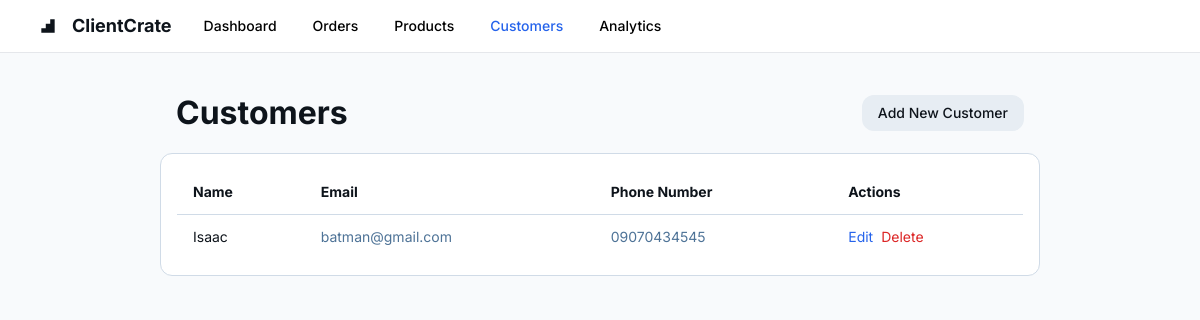
The page /customers/ (signed in) on the database its author committed.
### core/models.py (models this page shows, shortened)
class Customer(models.Model):
    user = models.ForeignKey(User, on_delete=models.CASCADE)
    name = models.CharField(max_length=255)
    phone = models.CharField(max_length=20)
    email = models.EmailField(blank=True, null=True)

### core/views.py (the view)
# urls.py: path('customers/', views.customer_list, name='customer_list'),
@login_required(login_url='login')
def customer_list(request):
    customers = Customer.objects.filter(user=request.user).order_by('-id')
    return render(request, 'core/customer_list.html', {'customers': customers})

### core/templates/core/customer_list.html (shortened to what this page needs)
{% load static %}
<!DOCTYPE html>
<html lang="en">
  <head>
    <script src="https://cdn.tailwindcss.com?plugins=forms,container-queries"></script>
  </head>
  <body class="bg-slate-50" style="font-family: Inter, 'Noto Sans', sans-serif;">
    <div class="min-h-screen flex flex-col">
      <header class="flex items-center justify-between border-b px-10 py-3 bg-white">
        <div class="flex items-center gap-8">
          <div class="flex items-center gap-4 text-[#0e141b]">
            <svg class="size-4" viewBox="0 0 48 48" fill="none" xmlns="http://www.w3.org/2000/svg">
              <path d="M44 4H30.6666V17.3334H17.3334V30.6666H4V44H44V4Z" fill="currentColor"></path>
            </svg>
            <h2 class="text-lg font-bold">ClientCrate</h2>
          </div>
          <nav class="flex items-center gap-9 text-sm font-medium">
            <a href="{% url 'dashboard' %}">Dashboard</a>
            <a href="{% url 'order_list' %}">Orders</a>
            <a href="#">Products</a>
            <a href="{% url 'customer_list' %}" class="text-blue-600">Customers</a>
            <a href="#">Analytics</a>
          </nav>
        </div>
      </header>
      <main class="flex-1 px-40 py-5">
        <div class="max-w-[960px] mx-auto">
          <div class="flex justify-between items-center p-4">
            <h1 class="text-[32px] font-bold text-[#0e141b]">Customers</h1>
            <a
              href="{% url 'create_customer' %}"
              class="bg-[#e7edf3] text-[#0e141b] rounded-xl px-4 py-2 text-sm font-medium"
              >Add New Customer</a
            >
          </div>
          <div class="p-4 border border-[#d0dbe7] rounded-xl bg-white overflow-x-auto">
            <table class="w-full">
              <thead class="text-left text-sm font-medium text-[#0e141b]">
                <tr>
                  <th class="px-4 py-3">Name</th>
                  <th class="px-4 py-3">Email</th>
                  <th class="px-4 py-3">Phone Number</th>
                  <th class="px-4 py-3">Actions</th>
                </tr>
              </thead>
              <tbody class="text-sm text-[#4e7397]">
                {% for customer in customers %}
                <tr class="border-t border-[#d0dbe7]">
                  <td class="px-4 py-3 text-[#0e141b]">{{ customer.name }}</td>
                  <td class="px-4 py-3">{{ customer.email }}</td>
                  <td class="px-4 py-3">{{ customer.phone }}</td>
                  <td class="px-4 py-3 flex gap-2">
                    <a href="{% url 'edit_customer' customer.id %}" class="text-blue-600 hover:underline">Edit</a>
                    <form method="post" action="{% url 'delete_customer' customer.id %}" onsubmit="return confirm('Are you sure?')">
                      <button type="submit" class="text-red-600 hover:underline">Delete</button>
                    </form>
                  </td>
                </tr>
                {% empty %}
                <tr>
                  <td colspan="4" class="text-center px-4 py-6 text-gray-400">No customers found.</td>
                </tr>
                {% endfor %}
              </tbody>
            </table>
          </div>
        </div>
      </main>
    </div>
  </body>
</html>

### rows shown on the page
Customer: name "Isaac", email "batman@gmail.com", phone "09070434545"
